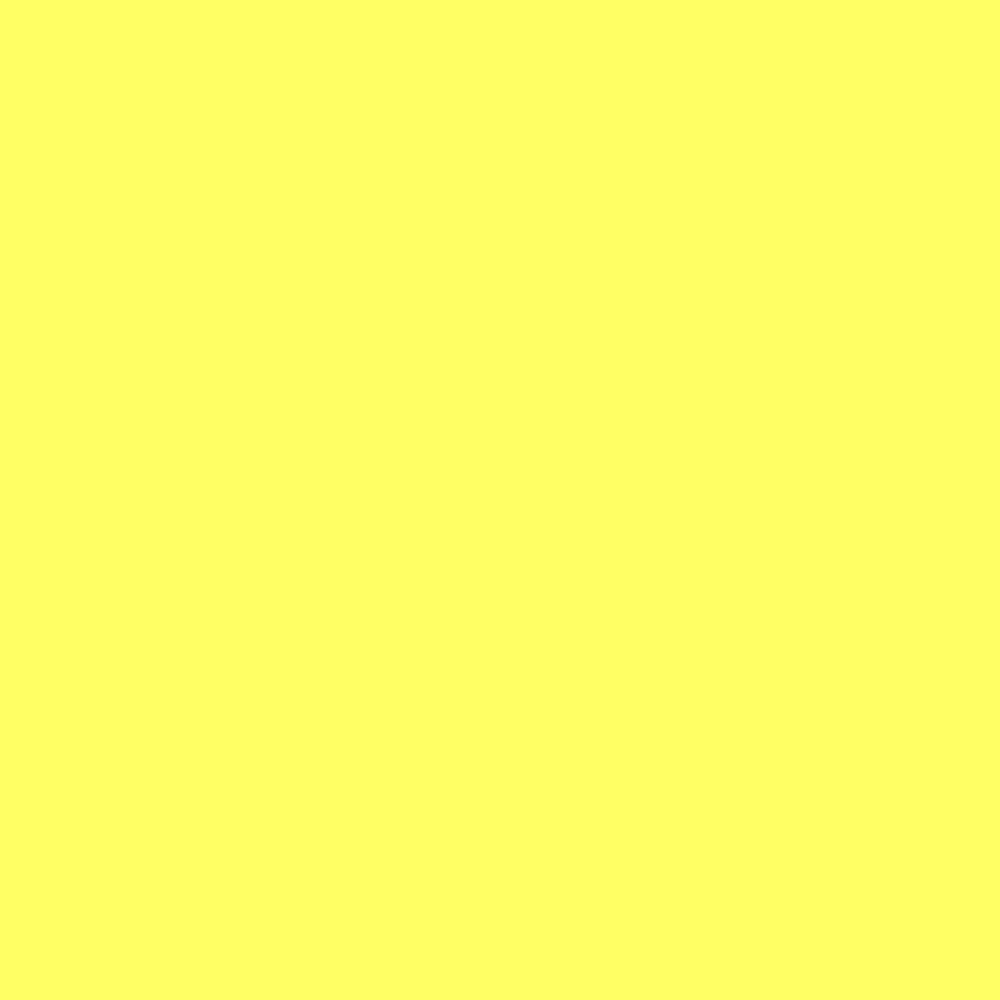
Frame 1 (no input)
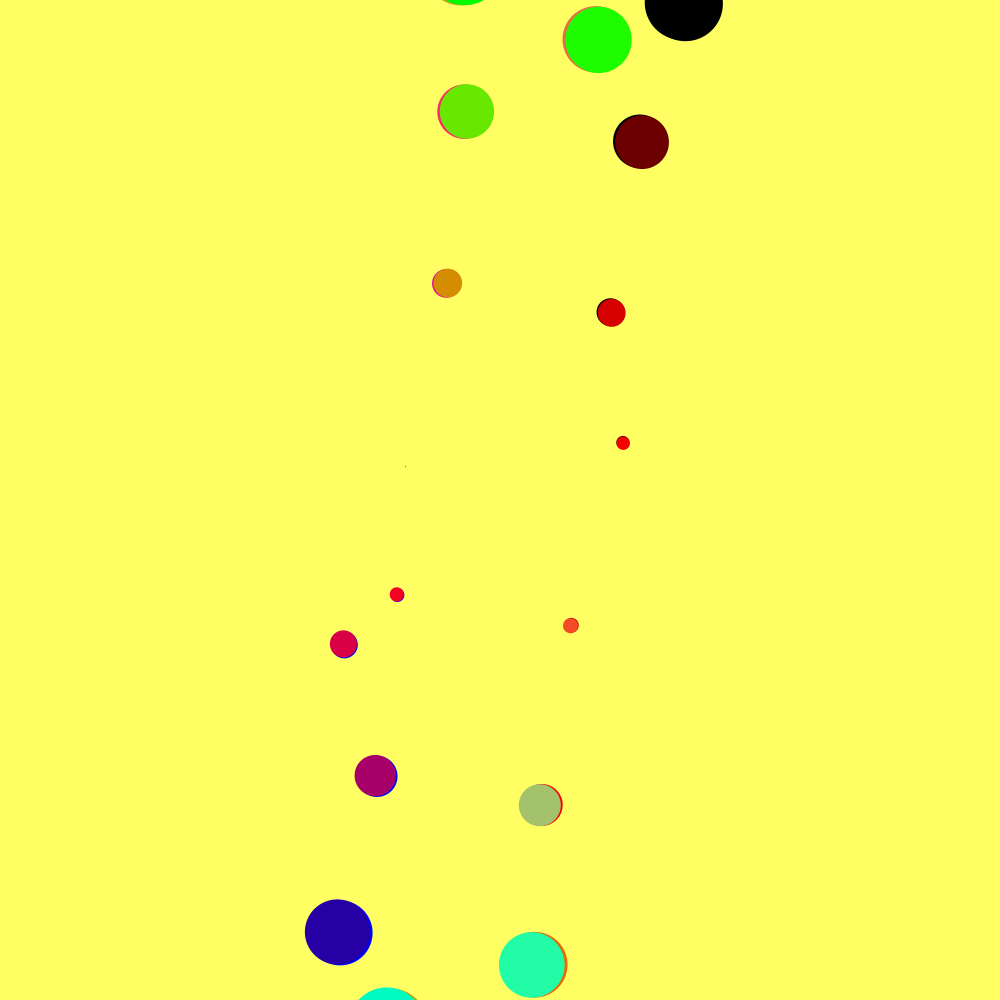
Frame 60 (the mouse pressed at the canvas centre just before this capture)
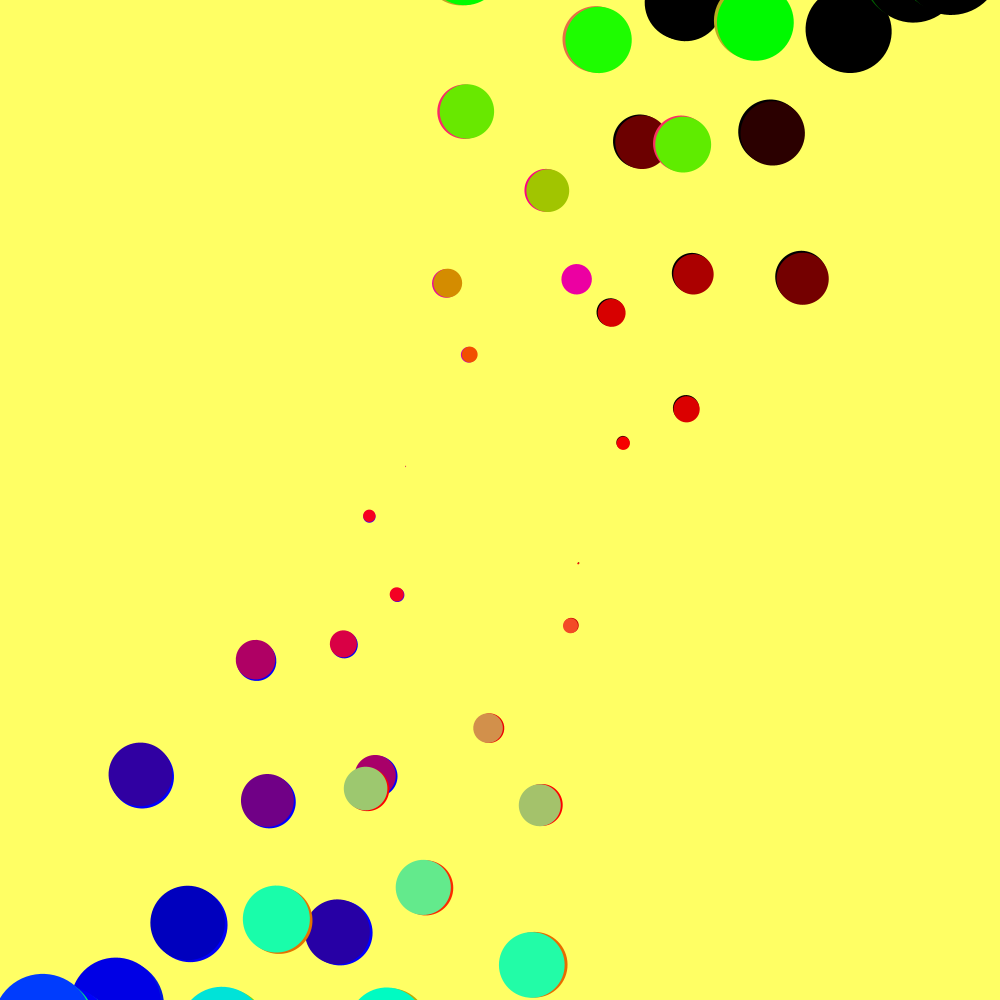
Frame 120 (the mouse held since frame 60 and released just before this capture)

The Processing sketch that drew these frames (run headless with seeded random() and noise(); from frame 60 on, the mouse is pressed at the canvas centre):

// Processing sketch: Sun_emits_life
// ── Sun_emits_life.pde
int r = 0;
int g = 0;
int b = 0;
int a = 0;
int c = 0;
float d = 0.00;
void setup(){
  size(1000, 1000);
  background(255, 255, 100);
frameRate(1000);
}

void draw() {
  noStroke();
  fill(0 + 255 * cos(r/1), 0 + 255 * sin(g/1), 0+255 * sin(b/2));
  r = r + 1;
  g = g + 1;
  b = b + 1;
  a = a + 1;
  c = c + 1;
  d = d + 0.001;
  translate(500,500);
  rotate(TAU * d);
  circle(0 + 100 * cos(a/2), 0 + 700 * sin(c/2), 0 + 100 * sin(c/2));
   
}
